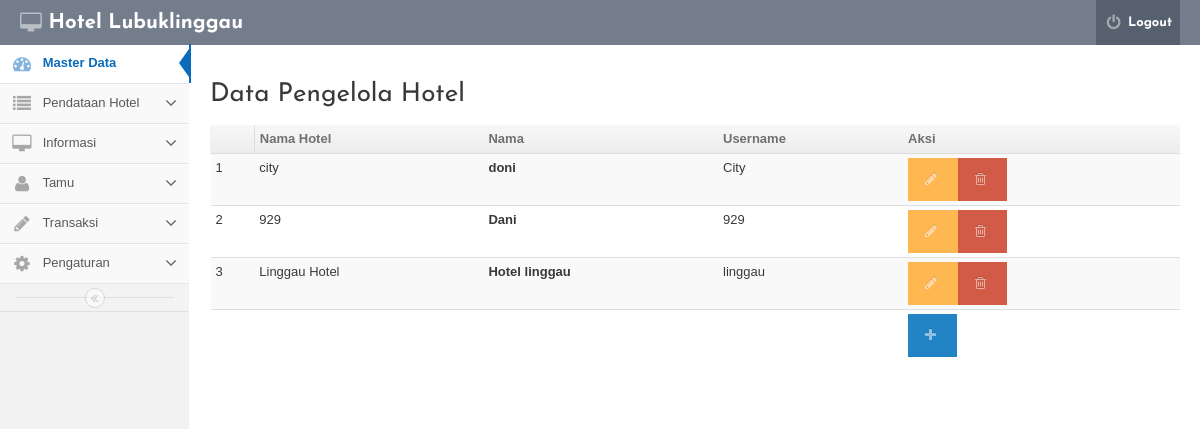
Screenshot of /admin/index.php?mod=pengelola&pg=pengelola_view (signed in) with the database file from the repository.
### tables this page shows
CREATE TABLE IF NOT EXISTS `pengelola` (
  `idpengelola` int(11) NOT NULL AUTO_INCREMENT,
  `id_hotel` int(11) DEFAULT NULL,
  `nama` varchar(32) NOT NULL,
  `username` varchar(32) NOT NULL,
  `password` varchar(32) NOT NULL,
  `status` int(11) NOT NULL,
  PRIMARY KEY (`idpengelola`),
  KEY `id_hotel` (`id_hotel`)
);

CREATE TABLE IF NOT EXISTS `hotel` (
  `id_hotel` int(11) NOT NULL AUTO_INCREMENT,
  `nama_hotel` varchar(25) NOT NULL,
  `alamat` varchar(100) NOT NULL,
  `nama_pimpinan` varchar(20) NOT NULL,
  `no_telpon` int(11) NOT NULL,
  `foto1` varchar(255) NOT NULL,
  `foto2` varchar(255) NOT NULL,
  `foto3` varchar(255) NOT NULL,
  `foto4` varchar(255) NOT NULL,
  PRIMARY KEY (`id_hotel`)
);

### admin/pengelola/pengelola_view.php (the view, shortened to what this page needs)
	<h2 id="headings"> Data Pengelola Hotel</h2>
	<table  class="table table-condensed table-striped table-hover">
		<thead>
		<th class='info'><td><b>Nama Hotel</b></td><td><b>Nama </b></td><td><b>Username</b></td><td><b>Aksi</b></td></th>
		</thead>
		<tbody>
		<?php
$query="select hotel.nama_hotel,pengelola.* from hotel JOIN pengelola ON hotel.id_hotel=pengelola.id_hotel ";
$result=mysql_query($query) or die(mysql_error());
$no=1;
while($rows=mysql_fetch_object($result)){
		?>
		<tr>
			<td><?php echo $no	?></td>
			<td><?php echo $rows->nama_hotel ;?></td>
			<td><b><?php echo $rows ->nama;?><b></td>
			<td><?php echo $rows ->username;?></td>
			<td><a href="index.php?mod=pengelola&pg=pengelola_form&id=
				<?php echo	$rows -> idpengelola;?>" class='btn btn-warning'><i class="icon-pencil"></i></a><a href="index.php?mod=pengelola&pg=pengelola_view&act=del&id=<?php echo	$rows -> idpengelola;?>"
			onclick="return confirm('Yakin data akan dihapus?') ";
			class='btn btn-danger'> <i class="icon-trash"></i></a></td>
		</tr>
		<?php
	$no++;
	}?>
		<tr>
			<td colspan="4" ></td><td><a href="index.php?mod=pengelola&pg=pengelola_form"
			class='btn btn-primary'	><i class="icon-plus"></i></a></td>
		</tr>
		</tbody>
	</table>

### rows the page displays
pengelola: id_hotel.nama_hotel "city", nama "doni", username "City"
pengelola: id_hotel.nama_hotel "929", nama "Dani", username "929"
pengelola: id_hotel.nama_hotel "Linggau Hotel", nama "Hotel linggau", username "linggau"
